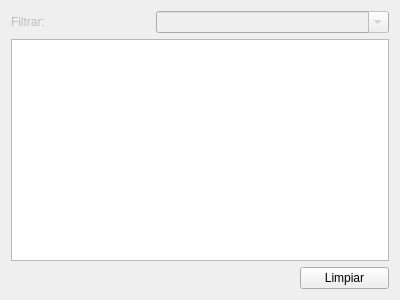
<ui version="4.0" >
 <class>LogWinForm</class>
 <widget class="QWidget" name="LogWinForm" >
  <property name="geometry" >
   <rect>
    <x>0</x>
    <y>0</y>
    <width>400</width>
    <height>300</height>
   </rect>
  </property>
  <property name="windowTitle" >
   <string>Form</string>
  </property>
  <layout class="QGridLayout" name="gridLayout" >
   <item row="0" column="0" >
    <widget class="QLabel" name="label" >
     <property name="enabled" >
      <bool>false</bool>
     </property>
     <property name="text" >
      <string>Filtrar:</string>
     </property>
    </widget>
   </item>
   <item row="0" column="1" colspan="2" >
    <widget class="QComboBox" name="comboBox" >
     <property name="enabled" >
      <bool>false</bool>
     </property>
     <property name="editable" >
      <bool>true</bool>
     </property>
    </widget>
   </item>
   <item row="1" column="0" colspan="3" >
    <widget class="QTextEdit" name="textEdit" >
     <property name="readOnly" >
      <bool>true</bool>
     </property>
    </widget>
   </item>
   <item row="2" column="0" colspan="2" >
    <spacer name="horizontalSpacer" >
     <property name="orientation" >
      <enum>Qt::Horizontal</enum>
     </property>
     <property name="sizeHint" stdset="0" >
      <size>
       <width>283</width>
       <height>20</height>
      </size>
     </property>
    </spacer>
   </item>
   <item row="2" column="2" >
    <widget class="QPushButton" name="pushButton" >
     <property name="text" >
      <string>Limpiar</string>
     </property>
    </widget>
   </item>
  </layout>
 </widget>
 <resources/>
 <connections>
  <connection>
   <sender>pushButton</sender>
   <signal>clicked()</signal>
   <receiver>textEdit</receiver>
   <slot>clear()</slot>
   <hints>
    <hint type="sourcelabel" >
     <x>316</x>
     <y>283</y>
    </hint>
    <hint type="destinationlabel" >
     <x>307</x>
     <y>243</y>
    </hint>
   </hints>
  </connection>
 </connections>
</ui>
